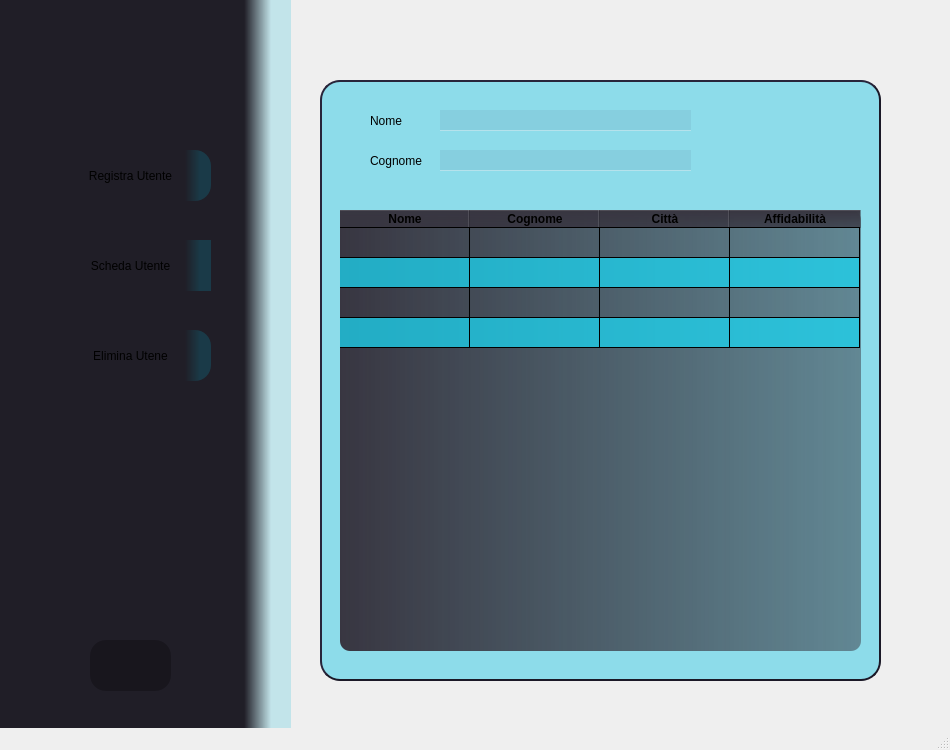
<?xml version="1.0" encoding="UTF-8"?>
<ui version="4.0">
 <class>MainWindow</class>
 <widget class="QMainWindow" name="MainWindow">
  <property name="geometry">
   <rect>
    <x>0</x>
    <y>0</y>
    <width>950</width>
    <height>750</height>
   </rect>
  </property>
  <property name="minimumSize">
   <size>
    <width>950</width>
    <height>750</height>
   </size>
  </property>
  <property name="maximumSize">
   <size>
    <width>950</width>
    <height>750</height>
   </size>
  </property>
  <property name="windowTitle">
   <string>MainWindow</string>
  </property>
  <widget class="QWidget" name="centralwidget">
   <widget class="QFrame" name="frame">
    <property name="geometry">
     <rect>
      <x>320</x>
      <y>80</y>
      <width>561</width>
      <height>601</height>
     </rect>
    </property>
    <property name="styleSheet">
     <string notr="true">border-radius: 20px;
border-style: outset;
border-width: 2px;
border-color:rgb(27,25,39);
background-color:rgba(0, 192, 225, 105)</string>
    </property>
    <property name="frameShape">
     <enum>QFrame::StyledPanel</enum>
    </property>
    <property name="frameShadow">
     <enum>QFrame::Raised</enum>
    </property>
    <widget class="QLabel" name="label_2">
     <property name="geometry">
      <rect>
       <x>50</x>
       <y>70</y>
       <width>61</width>
       <height>21</height>
      </rect>
     </property>
     <property name="styleSheet">
      <string notr="true">border:none;
background-color:transparent;</string>
     </property>
     <property name="text">
      <string>Cognome</string>
     </property>
    </widget>
    <widget class="QLineEdit" name="surnameField">
     <property name="geometry">
      <rect>
       <x>120</x>
       <y>70</y>
       <width>251</width>
       <height>21</height>
      </rect>
     </property>
     <property name="styleSheet">
      <string notr="true">border:none;
background-color: rgba(23, 28, 78, 17);
color:rgb(255, 255, 255);
font: 14pt &quot;Source Code Pro for Powerline&quot;;
border:none;
border-bottom: 1px solid rgba(255, 255, 255, 100);
</string>
     </property>
     <property name="text">
      <string/>
     </property>
     <property name="placeholderText">
      <string/>
     </property>
    </widget>
    <widget class="QLabel" name="label">
     <property name="geometry">
      <rect>
       <x>50</x>
       <y>30</y>
       <width>51</width>
       <height>21</height>
      </rect>
     </property>
     <property name="styleSheet">
      <string notr="true">border:none;
background-color:transparent;</string>
     </property>
     <property name="text">
      <string>Nome</string>
     </property>
    </widget>
    <widget class="QLineEdit" name="nameField">
     <property name="geometry">
      <rect>
       <x>120</x>
       <y>30</y>
       <width>251</width>
       <height>21</height>
      </rect>
     </property>
     <property name="styleSheet">
      <string notr="true">border:none;
background-color: rgba(23, 28, 78, 17);
color:rgb(255, 255, 255);
font: 14pt &quot;Source Code Pro for Powerline&quot;;
border:none;
border-bottom: 1px solid rgba(255, 255, 255, 100);
</string>
     </property>
     <property name="placeholderText">
      <string/>
     </property>
    </widget>
    <widget class="QPushButton" name="searchButton">
     <property name="geometry">
      <rect>
       <x>390</x>
       <y>40</y>
       <width>61</width>
       <height>51</height>
      </rect>
     </property>
     <property name="styleSheet">
      <string notr="true">QPushButton 
{
	border:none;
	background-color:transparent
}
QPushButton::pressed
{
	background-color:rgb(48, 175, 230)
}</string>
     </property>
     <property name="text">
      <string/>
     </property>
     <property name="icon">
      <iconset>
       <normaloff>Images/Icona Ricerca.png</normaloff>Images/Icona Ricerca.png</iconset>
     </property>
     <property name="iconSize">
      <size>
       <width>30</width>
       <height>30</height>
      </size>
     </property>
    </widget>
    <widget class="QTableWidget" name="userTable">
     <property name="enabled">
      <bool>true</bool>
     </property>
     <property name="geometry">
      <rect>
       <x>20</x>
       <y>130</y>
       <width>521</width>
       <height>441</height>
      </rect>
     </property>
     <property name="sizePolicy">
      <sizepolicy hsizetype="Preferred" vsizetype="Preferred">
       <horstretch>40</horstretch>
       <verstretch>40</verstretch>
      </sizepolicy>
     </property>
     <property name="minimumSize">
      <size>
       <width>100</width>
       <height>200</height>
      </size>
     </property>
     <property name="sizeIncrement">
      <size>
       <width>0</width>
       <height>0</height>
      </size>
     </property>
     <property name="mouseTracking">
      <bool>false</bool>
     </property>
     <property name="tabletTracking">
      <bool>false</bool>
     </property>
     <property name="accessibleName">
      <string/>
     </property>
     <property name="autoFillBackground">
      <bool>false</bool>
     </property>
     <property name="styleSheet">
      <string notr="true">background-color: rgb(27, 25, 39);
font: 14pt &quot;Source Code Pro for Powerline&quot;;
background-color:qlineargradient(spread:reflect, x1:0, y1:0, x2:1, y2:0, stop:0 rgba(56, 54, 65, 255), stop:1 rgba(56, 54, 65, 130));
qproperty-alignment: 'AlignLeft';
alternate-background-color: rgb(27, 213, 241,190);
border:none;
border-radius:10px;</string>
     </property>
     <property name="lineWidth">
      <number>1</number>
     </property>
     <property name="verticalScrollBarPolicy">
      <enum>Qt::ScrollBarAsNeeded</enum>
     </property>
     <property name="horizontalScrollBarPolicy">
      <enum>Qt::ScrollBarAlwaysOff</enum>
     </property>
     <property name="dragDropOverwriteMode">
      <bool>true</bool>
     </property>
     <property name="alternatingRowColors">
      <bool>true</bool>
     </property>
     <property name="selectionBehavior">
      <enum>QAbstractItemView::SelectRows</enum>
     </property>
     <property name="gridStyle">
      <enum>Qt::SolidLine</enum>
     </property>
     <property name="sortingEnabled">
      <bool>true</bool>
     </property>
     <property name="rowCount">
      <number>4</number>
     </property>
     <attribute name="horizontalHeaderVisible">
      <bool>true</bool>
     </attribute>
     <attribute name="horizontalHeaderCascadingSectionResizes">
      <bool>false</bool>
     </attribute>
     <attribute name="horizontalHeaderMinimumSectionSize">
      <number>50</number>
     </attribute>
     <attribute name="horizontalHeaderDefaultSectionSize">
      <number>130</number>
     </attribute>
     <attribute name="horizontalHeaderHighlightSections">
      <bool>false</bool>
     </attribute>
     <attribute name="horizontalHeaderShowSortIndicator" stdset="0">
      <bool>true</bool>
     </attribute>
     <attribute name="horizontalHeaderStretchLastSection">
      <bool>false</bool>
     </attribute>
     <attribute name="verticalHeaderVisible">
      <bool>false</bool>
     </attribute>
     <attribute name="verticalHeaderCascadingSectionResizes">
      <bool>false</bool>
     </attribute>
     <attribute name="verticalHeaderHighlightSections">
      <bool>true</bool>
     </attribute>
     <attribute name="verticalHeaderShowSortIndicator" stdset="0">
      <bool>false</bool>
     </attribute>
     <attribute name="verticalHeaderStretchLastSection">
      <bool>false</bool>
     </attribute>
     <row>
      <property name="text">
       <string>New Row</string>
      </property>
     </row>
     <row>
      <property name="text">
       <string>New Row</string>
      </property>
     </row>
     <row>
      <property name="text">
       <string>New Row</string>
      </property>
     </row>
     <row>
      <property name="text">
       <string>New Row</string>
      </property>
     </row>
     <column>
      <property name="text">
       <string>Nome</string>
      </property>
      <property name="font">
       <font>
        <weight>75</weight>
        <bold>true</bold>
       </font>
      </property>
     </column>
     <column>
      <property name="text">
       <string>Cognome</string>
      </property>
      <property name="font">
       <font>
        <weight>75</weight>
        <bold>true</bold>
       </font>
      </property>
     </column>
     <column>
      <property name="text">
       <string>Città</string>
      </property>
      <property name="font">
       <font>
        <weight>75</weight>
        <bold>true</bold>
       </font>
      </property>
     </column>
     <column>
      <property name="text">
       <string>Affidabilità</string>
      </property>
      <property name="font">
       <font>
        <weight>75</weight>
        <bold>true</bold>
       </font>
      </property>
     </column>
     <item row="0" column="0">
      <property name="text">
       <string/>
      </property>
      <property name="flags">
       <set>ItemIsEnabled</set>
      </property>
     </item>
    </widget>
    <widget class="QPushButton" name="refreshButton">
     <property name="geometry">
      <rect>
       <x>460</x>
       <y>40</y>
       <width>61</width>
       <height>51</height>
      </rect>
     </property>
     <property name="styleSheet">
      <string notr="true">QPushButton 
{
	border:none;
	background-color:transparent
}
QPushButton::pressed
{
	background-color:rgb(48, 175, 230)
}</string>
     </property>
     <property name="text">
      <string/>
     </property>
     <property name="icon">
      <iconset>
       <normaloff>Images/Icona Refresh.png</normaloff>Images/Icona Refresh.png</iconset>
     </property>
     <property name="iconSize">
      <size>
       <width>35</width>
       <height>35</height>
      </size>
     </property>
    </widget>
   </widget>
   <widget class="QFrame" name="frame_3">
    <property name="geometry">
     <rect>
      <x>0</x>
      <y>0</y>
      <width>291</width>
      <height>831</height>
     </rect>
    </property>
    <property name="styleSheet">
     <string notr="true">border:none;
background-color:qlineargradient(spread:pad, x1:0.83936, y1:0, x2:1, y2:0, stop:0 rgba(32, 30, 39, 255), stop:0.571429 rgba(0, 178, 210, 48));
</string>
    </property>
    <property name="frameShape">
     <enum>QFrame::StyledPanel</enum>
    </property>
    <property name="frameShadow">
     <enum>QFrame::Raised</enum>
    </property>
    <widget class="QPushButton" name="userButton">
     <property name="geometry">
      <rect>
       <x>50</x>
       <y>150</y>
       <width>161</width>
       <height>51</height>
      </rect>
     </property>
     <property name="styleSheet">
      <string notr="true">QPushButton 
{
	background-color:qradialgradient(spread:pad, cx:0.499926, cy:0.5, radius:			0.5, fx:0.5, fy:0.5, stop:0 rgba(18, 125, 160, 249), stop:1 rgba(27, 213, 				241, 241));
	border-radius:16px;
}
QPushButton::pressed
{
	background-color:rgb(30, 97, 255)
}</string>
     </property>
     <property name="text">
      <string>Registra Utente</string>
     </property>
     <property name="icon">
      <iconset>
       <normaloff>Images/Icona User.png</normaloff>Images/Icona User.png</iconset>
     </property>
     <property name="iconSize">
      <size>
       <width>40</width>
       <height>40</height>
      </size>
     </property>
    </widget>
    <widget class="QPushButton" name="schedaButton">
     <property name="geometry">
      <rect>
       <x>50</x>
       <y>240</y>
       <width>161</width>
       <height>51</height>
      </rect>
     </property>
     <property name="styleSheet">
      <string notr="true"/>
     </property>
     <property name="text">
      <string>Scheda Utente</string>
     </property>
     <property name="icon">
      <iconset>
       <normaloff>Images/Icona Dettaglio.png</normaloff>Images/Icona Dettaglio.png</iconset>
     </property>
     <property name="iconSize">
      <size>
       <width>40</width>
       <height>40</height>
      </size>
     </property>
    </widget>
    <widget class="QPushButton" name="deleteButton">
     <property name="geometry">
      <rect>
       <x>50</x>
       <y>330</y>
       <width>161</width>
       <height>51</height>
      </rect>
     </property>
     <property name="styleSheet">
      <string notr="true">QPushButton 
{
	background-color:qradialgradient(spread:pad, cx:0.499926, cy:0.5, radius:0.5, 		fx:0.5, fy:0.5, stop:0 rgba(18, 125, 160, 249), stop:1 rgba(27, 213, 241, 241));
	border-radius:16px;
}
QPushButton::pressed
{
	background-color:rgb(30, 97, 255)
}</string>
     </property>
     <property name="text">
      <string>Elimina Utene</string>
     </property>
     <property name="icon">
      <iconset>
       <normaloff>Images/Icona Scarta.png</normaloff>Images/Icona Scarta.png</iconset>
     </property>
     <property name="iconSize">
      <size>
       <width>40</width>
       <height>40</height>
      </size>
     </property>
    </widget>
    <widget class="QLabel" name="labelicon">
     <property name="geometry">
      <rect>
       <x>90</x>
       <y>20</y>
       <width>91</width>
       <height>81</height>
      </rect>
     </property>
     <property name="styleSheet">
      <string notr="true">background-color:transparent;</string>
     </property>
     <property name="text">
      <string/>
     </property>
     <property name="textFormat">
      <enum>Qt::RichText</enum>
     </property>
     <property name="pixmap">
      <pixmap>Images/Babelib.icns</pixmap>
     </property>
     <property name="scaledContents">
      <bool>true</bool>
     </property>
    </widget>
    <widget class="QPushButton" name="backButton">
     <property name="geometry">
      <rect>
       <x>90</x>
       <y>640</y>
       <width>81</width>
       <height>51</height>
      </rect>
     </property>
     <property name="styleSheet">
      <string notr="true">QPushButton 
{
	border-radius:16px;
	background-color: rgb(24, 22, 29);
}
QPushButton::pressed
{
	background-color:rgb(95, 95, 95)
}</string>
     </property>
     <property name="text">
      <string/>
     </property>
     <property name="icon">
      <iconset>
       <normaloff>Images/Icona Indietro.png</normaloff>Images/Icona Indietro.png</iconset>
     </property>
     <property name="iconSize">
      <size>
       <width>40</width>
       <height>40</height>
      </size>
     </property>
    </widget>
   </widget>
   <widget class="QLabel" name="label_3">
    <property name="geometry">
     <rect>
      <x>340</x>
      <y>43</y>
      <width>61</width>
      <height>51</height>
     </rect>
    </property>
    <property name="styleSheet">
     <string notr="true">border:none;
background-color:transparent;</string>
    </property>
    <property name="text">
     <string/>
    </property>
    <property name="textFormat">
     <enum>Qt::RichText</enum>
    </property>
    <property name="pixmap">
     <pixmap>Images/Icona Utenti.png</pixmap>
    </property>
    <property name="scaledContents">
     <bool>true</bool>
    </property>
   </widget>
   <widget class="QLabel" name="label_6">
    <property name="geometry">
     <rect>
      <x>240</x>
      <y>0</y>
      <width>911</width>
      <height>831</height>
     </rect>
    </property>
    <property name="text">
     <string/>
    </property>
    <property name="textFormat">
     <enum>Qt::RichText</enum>
    </property>
    <property name="pixmap">
     <pixmap>../../Downloads/wa-3.jpg</pixmap>
    </property>
    <property name="scaledContents">
     <bool>true</bool>
    </property>
   </widget>
   <zorder>label_6</zorder>
   <zorder>frame</zorder>
   <zorder>frame_3</zorder>
   <zorder>label_3</zorder>
  </widget>
  <widget class="QStatusBar" name="statusbar"/>
 </widget>
 <resources/>
 <connections/>
</ui>
